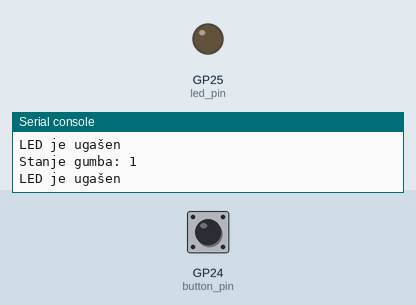
Recording of a program running on a simulated Raspberry Pi Pico running MicroPython. Parts: output pins drawn as LEDs (lit = HIGH), the last lines printed to the serial console. The inputs (shaded band) are chosen by the test bench; at power-on: GP24 (button_pin) HIGH.

Above: at 1.2 s.
1.3 s: GP24 (button_pin) pulled LOW for 0.15 s
At 1.4 s:
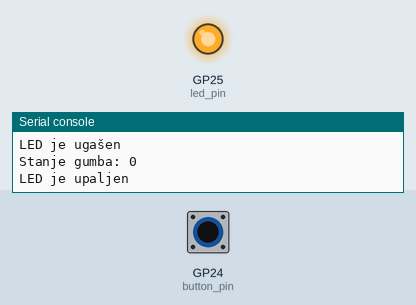
3.0 s: GP24 (button_pin) pulled LOW for 3.2 s
At 6.7 s:
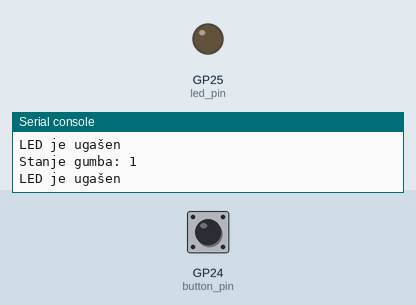
Timing chart, 0 to 8.2 s (numbered marks = the images above; inputs shaded):
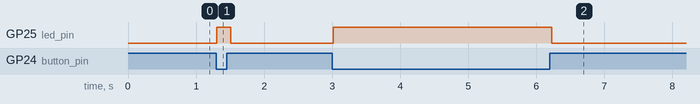

Measured:
- after the input at 1.3 s, GP25 (led_pin): LOW → HIGH at once, → LOW 0.20 s later
- after the input at 3.0 s, GP25 (led_pin): LOW → HIGH at once, → LOW 3.2 s later

The program:

button_24_led_25.py
```python
import machine
import time

# Definiranje pinova
led_pin = machine.Pin(25, machine.Pin.OUT)
button_pin = machine.Pin(24, machine.Pin.IN, machine.Pin.PULL_UP)

while True:
    button_state = button_pin.value()
    print("Stanje gumba:", button_state)  # Debug: ispis stanja gumba

    if button_state == 0:  # Promijenjeno na 0 za PULL_UP
        led_pin.value(1)  # Upali LED
        print("LED je upaljen")  # Debug: ispis stanja LED-a
    else:
        led_pin.value(0)  # Ugasi LED
        print("LED je ugašen")  # Debug: ispis stanja LED-a

    time.sleep(0.1)  # Kratka pauza za smanjenje opterećenja procesora
```
